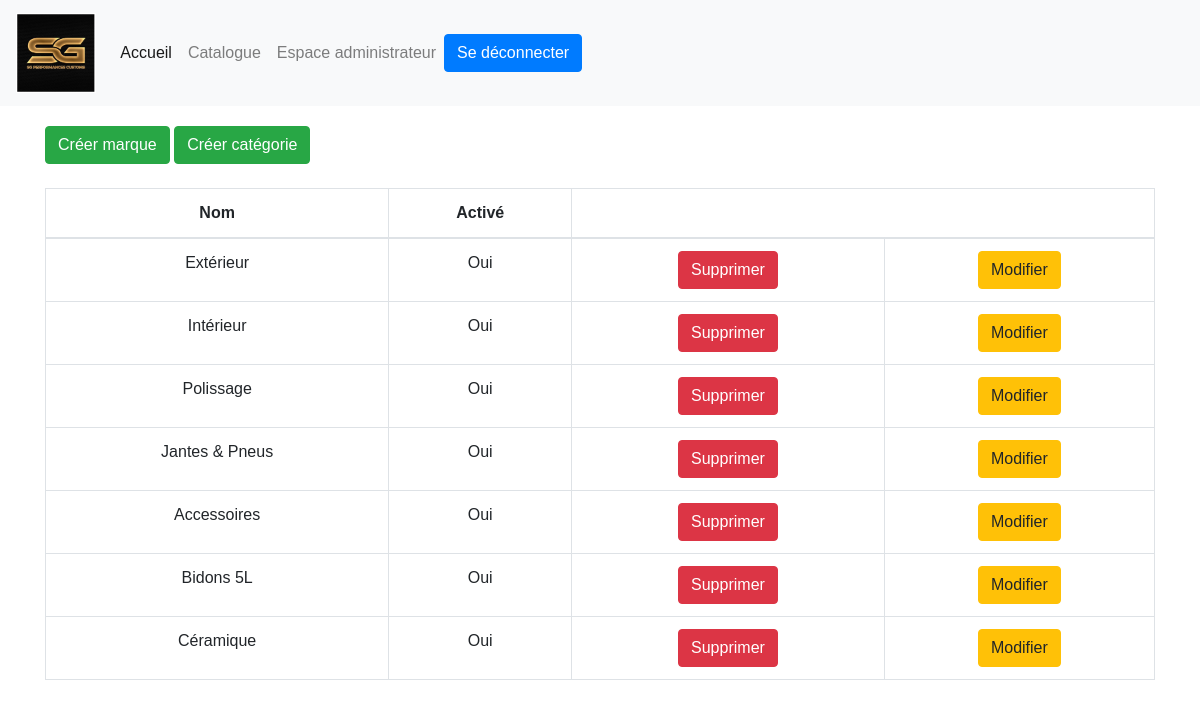
Screenshot of /compte/listeCategorie/ (signed in) with the database file from the repository.
### catalogue/models.py (models this page shows, shortened)
class SGPC_CATEGORIE(models.Model):
    CAT_NOM = models.CharField(max_length=40, unique=True)
    CAT_is_active = models.BooleanField(default=True)

### compte/views.py (the view)
# urls.py: url('listeCategorie/', views.listeCategorie, name="listeCategorie"),
@login_required(login_url="/login/")#inspirer de https://www.youtube.com/watch?v=eBsc65jTKvw
@user_passes_test(lambda u: u.UTI_is_admin) #inspirer de https://stackoverflow.com/questions/21649439/redirecting-user-passes-testlambda-u-u-is-superuser-if-not-a-superuser-to-an
def listeCategorie(request):
    categorie = SGPC_CATEGORIE.objects.all() # Récupération de toutes les catégories présentent dans la base de données
    context = {
        'categorie': categorie,
    }
    return render(request, 'compte/listeCategorie.html', context)

### compte/templates/compte/listeCategorie.html (shortened to what this page needs)
<!DOCTYPE html>
    {% load static %}
    {% load bootstrap4 %}
<html lang="en">
<head>
    {% bootstrap_css %}
    <link rel="stylesheet" href="https://cdnjs.cloudflare.com/ajax/libs/font-awesome/4.7.0/css/font-awesome.min.css">
    <link href="{% static 'compte/css/listeProduit.css' %}" rel="stylesheet" type="text/css">
</head>
<body>
 {% include 'nav.html' %}
 <div class="container" style="margin-top: 20px">
    <a href="{% url 'creerMarque'%}"> <button class="btn btn-success">Créer marque</button></a><a href="{% url 'creerCategorie'%}"> <button class="btn btn-success">Créer catégorie</button></a>
 </div>
 <br>
    <div class="container">
        <div class="table-responsive-md">
           <table class="table table-bordered" style="text-align: center">
              <thead>
                <tr>
                  <th scope="col">Nom</th>
                    <th scope="col">Activé</th>
                    <th scope="col" colspan="2"></th>
                </tr>
              </thead>
              <tbody>
              {% for cat in categorie %}
                <tr>
                  <td>{{cat.CAT_NOM}}</td>
                  {% if cat.CAT_is_active == 1 %}
                  <td>Oui</td>
                    <td>
                        <a href="{% url 'supprimer_categorie' cat.id %}"> <button class="btn btn-danger">Supprimer</button></a>
                    </td>
                    {% else %}
                  <td>Non</td>
                  <td>
                      <a href="{% url 'reactiver_categorie' cat.id %}"><button class="btn btn-success">Réactiver</button></a>
                  </td>
                  {% endif %}
                  <td><a href="{% url 'modif_categorie' cat.id %}"><button class="btn btn-warning">Modifier</button></a></td>
                </tr>
              {% endfor %}
              </tbody>
            </table>
        </div>
    </div>
</body>
</html>

### compte/static/compte/css/listeProduit.css (style rules this page uses)
body, html { padding: 0; margin: 0; }
body { font-family: Calibri, sans-serif; }
a, a:hover { text-decoration: none; }

### rows the page displays
SGPC_CATEGORIE: CAT_NOM "Extérieur", CAT_is_active "Oui"
SGPC_CATEGORIE: CAT_NOM "Intérieur", CAT_is_active "Oui"
SGPC_CATEGORIE: CAT_NOM "Polissage", CAT_is_active "Oui"
SGPC_CATEGORIE: CAT_NOM "Jantes & Pneus", CAT_is_active "Oui"
SGPC_CATEGORIE: CAT_NOM "Accessoires", CAT_is_active "Oui"
SGPC_CATEGORIE: CAT_NOM "Bidons 5L", CAT_is_active "Oui"
SGPC_CATEGORIE: CAT_NOM "Céramique", CAT_is_active "Oui"
